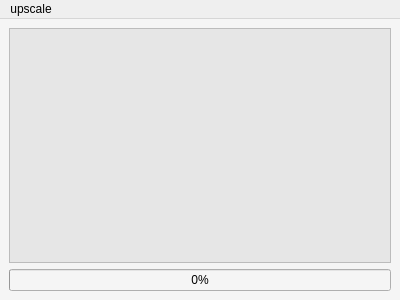
<?xml version="1.0" encoding="UTF-8"?>
<ui version="4.0">
 <class>mainWindow</class>
 <widget class="QMainWindow" name="mainWindow">
  <property name="geometry">
   <rect>
    <x>0</x>
    <y>0</y>
    <width>400</width>
    <height>300</height>
   </rect>
  </property>
  <property name="minimumSize">
   <size>
    <width>400</width>
    <height>300</height>
   </size>
  </property>
  <property name="windowTitle">
   <string>SRGAN</string>
  </property>
  <property name="styleSheet">
   <string notr="true"/>
  </property>
  <widget class="QWidget" name="centralwidget">
   <property name="mouseTracking">
    <bool>false</bool>
   </property>
   <property name="styleSheet">
    <string notr="true">background-color: rgb(245, 245, 245);</string>
   </property>
   <layout class="QHBoxLayout" name="horizontalLayout">
    <item>
     <layout class="QGridLayout" name="gridLayout">
      <property name="leftMargin">
       <number>0</number>
      </property>
      <property name="topMargin">
       <number>0</number>
      </property>
      <property name="rightMargin">
       <number>0</number>
      </property>
      <property name="bottomMargin">
       <number>0</number>
      </property>
      <item row="0" column="0">
       <widget class="QLabel" name="label">
        <property name="styleSheet">
         <string notr="true">color: rgb(188, 188, 188);
background-color: rgb(230, 230, 230);</string>
        </property>
        <property name="frameShape">
         <enum>QFrame::Box</enum>
        </property>
        <property name="text">
         <string/>
        </property>
        <property name="alignment">
         <set>Qt::AlignCenter</set>
        </property>
       </widget>
      </item>
      <item row="1" column="0">
       <widget class="QProgressBar" name="progressBar">
        <property name="enabled">
         <bool>true</bool>
        </property>
        <property name="layoutDirection">
         <enum>Qt::LeftToRight</enum>
        </property>
        <property name="autoFillBackground">
         <bool>false</bool>
        </property>
        <property name="styleSheet">
         <string notr="true"/>
        </property>
        <property name="value">
         <number>0</number>
        </property>
        <property name="alignment">
         <set>Qt::AlignCenter</set>
        </property>
        <property name="textVisible">
         <bool>true</bool>
        </property>
        <property name="invertedAppearance">
         <bool>false</bool>
        </property>
        <property name="format">
         <string>%p%</string>
        </property>
       </widget>
      </item>
     </layout>
    </item>
   </layout>
  </widget>
  <widget class="QMenuBar" name="menubar">
   <property name="geometry">
    <rect>
     <x>0</x>
     <y>0</y>
     <width>400</width>
     <height>21</height>
    </rect>
   </property>
   <widget class="QMenu" name="menuupscale">
    <property name="title">
     <string>upscale</string>
    </property>
    <addaction name="actionh"/>
   </widget>
   <addaction name="menuupscale"/>
  </widget>
  <action name="actionh">
   <property name="text">
    <string>h</string>
   </property>
  </action>
 </widget>
 <resources/>
 <connections/>
</ui>
